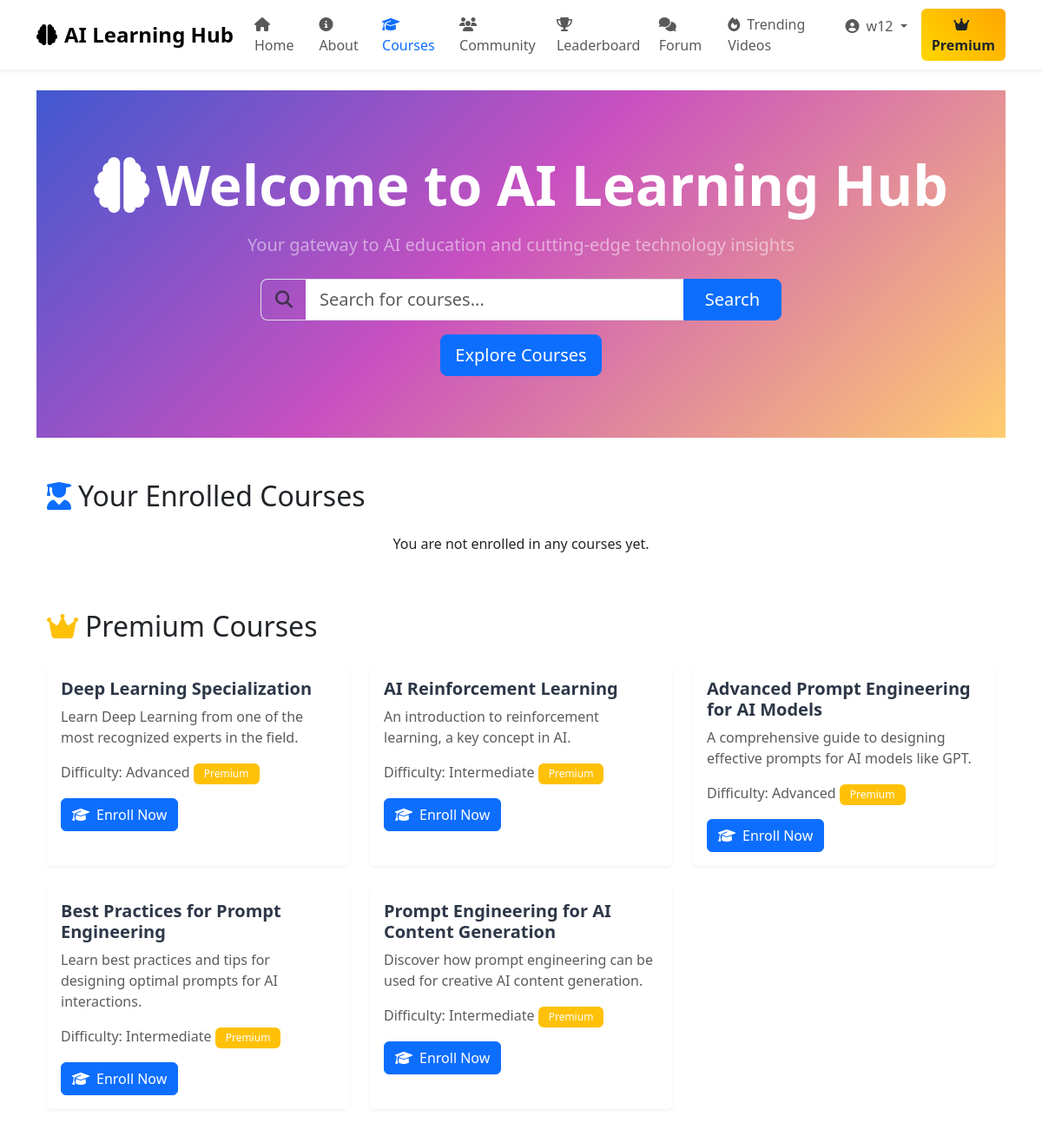
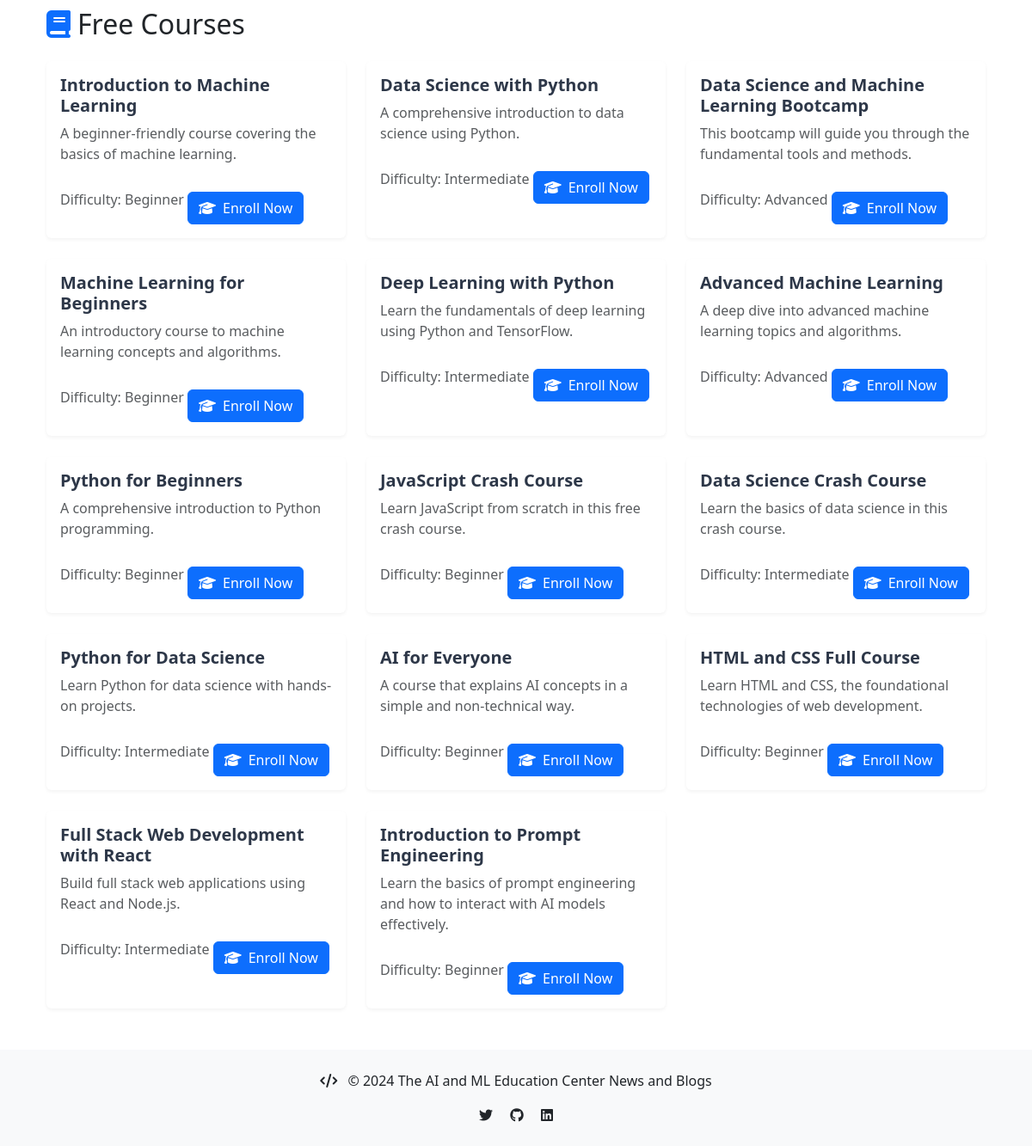
Page /courses/ (signed in) on the committed database (2 pictures, top to bottom).
### apps/models.py (models this page shows, shortened)
class Course(models.Model):
    title = models.CharField(max_length=200)
    description = models.TextField()
    video_url = models.URLField()
    difficulty = models.CharField(max_length=20, choices=[
        ('beginner', 'Beginner'),
        ('intermediate', 'Intermediate'),
        ('advanced', 'Advanced')
    ])
    is_premium = models.BooleanField(default=False)
    category = models.ForeignKey(Category, on_delete=models.CASCADE)
    slug = models.SlugField(null=True, blank=True)
    interests = models.ManyToManyField(
        Interest, related_name='courses', blank=True)  # New field

### apps/views.py (the view)
# urls.py: path('courses/', views.course_list, name='course_list'),
@login_required
def course_list(request):
    premium_courses = Course.objects.filter(is_premium=True)
    regular_courses = Course.objects.filter(is_premium=False)
    enrolled_courses = UserCourseEnrollment.objects.filter(
        user=request.user).select_related('course')
    return render(request, 'course_list.html', {
        'premium_courses': premium_courses,
        'regular_courses': regular_courses,
        'enrolled_courses': enrolled_courses,
    })

### apps/models.py (called while the page is built)
    def has_premium_access(self):
        return self.subscription_status

### apps/templates/course_list.html (shortened to what this page needs)
{% extends 'base.html' %}
{% block content %}
<div class="hero-section position-relative overflow-hidden py-5 mb-5">
    <div class="container position-relative z-index-1 text-center">
        <h1 class="display-3 fw-bold text-white mb-3">
            <i class="fas fa-brain me-2"></i>Welcome to AI Learning Hub
        </h1>
        <p class="lead text-white-50 mb-4">Your gateway to AI education and cutting-edge technology insights</p>
        <form method="GET" action="{% url 'blog:course_search' %}" class="search-form">
            <div class="input-group input-group-lg">
                <span class="input-group-text bg-transparent border-end-0">
                    <i class="fas fa-search text-muted"></i>
                </span>
                <input type="text" name="q" class="form-control border-start-0"
                       placeholder="Search for courses..." required>
                <button class="btn btn-primary px-4" type="submit">
                    Search
                </button>
            </div>
        </form>
        <a href="{% url 'blog:course_list' %}" class="btn btn-primary btn-lg mt-3">Explore Courses</a>
    </div>
</div>
<div class="container mb-5">
    <h2 class="mb-4">
        <i class="fas fa-user-graduate text-primary me-2"></i>Your Enrolled Courses
    </h2>
    <div class="row g-4">
        {% for enrollment in enrolled_courses %}
            <div class="col-md-6 col-lg-4">
                <div class="card h-100 course-card">
                    <div class="card-body">
                        <h5 class="card-title">{{ enrollment.course.title }}</h5>
                        <p class="card-text text-muted">{{ enrollment.course.description|truncatewords:20 }}</p>
                        <span class="text-muted">Difficulty: {{ enrollment.course.get_difficulty_display }}</span>
                        <a href="{% url 'blog:course_detail' enrollment.course.slug %}" class="btn btn-primary mt-3">
                            <i class="fas fa-graduation-cap me-2"></i>Continue
                        </a>
                    </div>
                </div>
            </div>
        {% empty %}
            <div class="col-12">
                <p class="text-center">You are not enrolled in any courses yet.</p>
            </div>
        {% endfor %}
    </div>
</div>
<div class="container mb-5">
    <h2 class="mb-4">
        <i class="fas fa-crown text-warning me-2"></i>Premium Courses
    </h2>
    <div class="row g-4">
        {% for course in premium_courses %}
            <div class="col-md-6 col-lg-4">
                <div class="card h-100 course-card">
                    <div class="card-body">
                        <h5 class="card-title">{{ course.title }}</h5>
                        <p class="card-text text-muted">{{ course.description|truncatewords:20 }}</p>
                        <span class="text-muted">Difficulty: {{ course.get_difficulty_display }}</span>
                        <span class="badge bg-warning ml-2">Premium</span>
                        <a href="{% url 'blog:course_detail' course.slug %}" class="btn btn-primary mt-3">
                            <i class="fas fa-graduation-cap me-2"></i>Enroll Now
                        </a>
                    </div>
                </div>
            </div>
        {% empty %}
            <div class="col-12">
                <p class="text-center">No premium courses available at the moment.</p>
            </div>
        {% endfor %}
    </div>
</div>
<div class="container mb-5">
    <h2 class="mb-4">
        <i class="fas fa-book text-primary me-2"></i>Free Courses
    </h2>
    <div class="row g-4">
        {% for course in regular_courses %}
            <div class="col-md-6 col-lg-4">
                <div class="card h-100 course-card">
                    <div class="card-body">
                        <h5 class="card-title">{{ course.title }}</h5>
                        <p class="card-text text-muted">{{ course.description|truncatewords:20 }}</p>
                        <span class="text-muted">Difficulty: {{ course.get_difficulty_display }}</span>
                        <a href="{% url 'blog:course_detail' course.slug %}" class="btn btn-primary mt-3">
                            <i class="fas fa-graduation-cap me-2"></i>Enroll Now
                        </a>
                    </div>
                </div>
            </div>
        {% empty %}
            <div class="col-12">
                <p class="text-center">No free courses available at the moment.</p>
            </div>
        {% endfor %}
    </div>
</div>
{% endblock content %}

### apps/templates/base.html (shortened to what this page needs)
<!DOCTYPE html>
<html lang="en">
<head>
    <link href="https://cdn.jsdelivr.net/npm/bootstrap@5.3.0/dist/css/bootstrap.min.css" rel="stylesheet">
    <link href="https://cdnjs.cloudflare.com/ajax/libs/font-awesome/6.4.0/css/all.min.css" rel="stylesheet">
</head>
<body>
<nav class="navbar navbar-expand-lg navbar-light bg-white">
    <div class="container">
        <a class="navbar-brand" href="/">
            <i class="fas fa-brain me-2"></i>AI Learning Hub
        </a>
        <div class="collapse navbar-collapse" id="navbarNav">
            <ul class="navbar-nav me-auto mb-2 mb-lg-0">
                <li class="nav-item">
                    <a class="nav-link {% if request.path == '/' %}active{% endif %}" href="/">
                        <i class="fas fa-home me-1"></i> Home
                    </a>
                </li>
                <li class="nav-item">
                    <a class="nav-link {% if request.path == '/about/' %}active{% endif %}" href="/about/">
                        <i class="fas fa-info-circle me-1"></i> About
                    </a>
                </li>
                <li class="nav-item">
                    <a class="nav-link {% if request.path == '/courses/' %}active{% endif %}" href="/courses/">
                        <i class="fas fa-graduation-cap me-1"></i> Courses
                    </a>
                </li>
                <li class="nav-item">
                    <a class="nav-link {% if request.path == '/blog/' %}active{% endif %}" href="/blog/">
                        <i class="fas fa-users me-1"></i> Community
                    </a>
                </li>
                <li class="nav-item">
                    <a class="nav-link {% if request.path == '/leaderboard/' %}active{% endif %}" href="{% url 'blog:leaderboard' %}">
                        <i class="fas fa-trophy me-1"></i> Leaderboard
                    </a>
                </li>
                <li class="nav-item">
                    <a class="nav-link {% if request.path == '/forum/' %}active{% endif %}" href="{% url 'blog:forum_list' %}">
                        <i class="fas fa-comments me-1"></i> Forum
                    </a>
                </li>
                <li class="nav-item">
                    <a class="nav-link {% if request.path == '/trending-videos/' %}active{% endif %}" href="{% url 'blog:trending_videos' %}">
                        <i class="fas fa-fire me-1"></i> Trending Videos
                    </a>
                </li>
            </ul>
            <ul class="navbar-nav ms-auto">
                {% if user.is_authenticated %}
                    <li class="nav-item dropdown">
                        <a class="nav-link dropdown-toggle" href="#" id="navbarDropdown" role="button"
                           data-bs-toggle="dropdown" aria-expanded="false">
                            <i class="fas fa-user-circle me-1"></i> {{ user.username }}
                        </a>
                    </li>
                    {% if user.userprofile.has_premium_access %}
                        <li class="nav-item ms-lg-2 mt-2 mt-lg-0">
                            <span class="btn premium-badge">
                                <i class="fas fa-crown me-1"></i> Premium
                            </span>
                        </li>
                    {% else %}
                        <li class="nav-item ms-lg-2 mt-2 mt-lg-0">
                            <a href="{% url 'blog:upgrade_to_premium' %}" class="btn upgrade-btn text-white">
                                <i class="fas fa-star me-1"></i> Upgrade to Premium
                            </a>
                        </li>
                    {% endif %}
                {% else %}
                    <li class="nav-item mt-2 mt-lg-0">
                        <a href="{% url 'blog:register' %}" class="btn btn-primary">
                            <i class="fas fa-user-plus me-1"></i> Register
                        </a>
                    </li>
                {% endif %}
            </ul>
        </div>
    </div>
</nav>
<main class="container mt-4">
    {% block content %}{% endblock %}
</main>
<footer class="bg-light text-center p-4 mt-5">
    <div class="container">
        <div class="row">
            <div class="col-12">
                <p class="mb-0">
                    <i class="fas fa-code me-2"></i>
                    &copy; {% now "Y" %} The AI and ML Education Center News and Blogs
                </p>
                <div class="mt-3">
                    <a href="#" class="text-decoration-none text-dark mx-2">
                        <i class="fab fa-twitter"></i>
                    </a>
                    <a href="#" class="text-decoration-none text-dark mx-2">
                        <i class="fab fa-github"></i>
                    </a>
                    <a href="#" class="text-decoration-none text-dark mx-2">
                        <i class="fab fa-linkedin"></i>
                    </a>
                </div>
            </div>
        </div>
    </div>
</footer>
</body>
</html>

### apps/templates/base.html (style rules this page uses)
.navbar { box-shadow: 0 2px 4px rgba(0,0,0,.08); }
.navbar-brand { font-weight: 600; font-size: 1.5rem; }
.nav-link { font-weight: 500; transition: color 0.3s ease; }
.nav-link.active { color: #0d6efd !important; }
.premium-badge { background: linear-gradient(45deg, #FFD700, #FFA500); border: none; font-weight: 600; }

### apps/templates/course_list.html (style rules this page uses)
.hero-section { background: linear-gradient(135deg, #4158D0 0%, #C850C0 46%, #FFCC70 100%); min-height: 400px; display: flex; align-items: center; }
.search-form { max-width: 600px; margin: 0 auto; }
.course-card { transition: transform 0.3s ease, box-shadow 0.3s ease; border: none; box-shadow: 0 2px 4px rgba(0,0,0,.05); }
.card-title { color: #2d3748; font-weight: 600; }
.badge { padding: 0.5em 1em; font-weight: 500; }

### rows in the picture
Course: title "Deep Learning Specialization", description "Learn Deep Learning from one of the most recognized experts in the field.", difficulty "Advanced"
Course: title "AI Reinforcement Learning", description "An introduction to reinforcement learning, a key concept in AI.", difficulty "Intermediate"
Course: title "Advanced Prompt Engineering for AI Models", description "A comprehensive guide to designing effective prompts for AI models like GPT.", difficulty "Advanced"
Course: title "Best Practices for Prompt Engineering", description "Learn best practices and tips for designing optimal prompts for AI interactions.", difficulty "Intermediate"
Course: title "Prompt Engineering for AI Content Generation", description "Discover how prompt engineering can be used for creative AI content generation.", difficulty "Intermediate"
Course: title "Introduction to Machine Learning", description "A beginner-friendly course covering the basics of machine learning.", difficulty "Beginner"
Course: title "Data Science with Python", description "A comprehensive introduction to data science using Python.", difficulty "Intermediate"
Course: title "Data Science and Machine Learning Bootcamp", description "This bootcamp will guide you through the fundamental tools and methods.", difficulty "Advanced"
Course: title "Machine Learning for Beginners", description "An introductory course to machine learning concepts and algorithms.", difficulty "Beginner"
Course: title "Deep Learning with Python", description "Learn the fundamentals of deep learning using Python and TensorFlow.", difficulty "Intermediate"
Course: title "Advanced Machine Learning", description "A deep dive into advanced machine learning topics and algorithms.", difficulty "Advanced"
Course: title "Python for Beginners", description "A comprehensive introduction to Python programming.", difficulty "Beginner"
Course: title "JavaScript Crash Course", description "Learn JavaScript from scratch in this free crash course.", difficulty "Beginner"
Course: title "Data Science Crash Course", description "Learn the basics of data science in this crash course.", difficulty "Intermediate"
Course: title "Python for Data Science", description "Learn Python for data science with hands-on projects.", difficulty "Intermediate"
Course: title "AI for Everyone", description "A course that explains AI concepts in a simple and non-technical way.", difficulty "Beginner"
Course: title "HTML and CSS Full Course", description "Learn HTML and CSS, the foundational technologies of web development.", difficulty "Beginner"
Course: title "Full Stack Web Development with React", description "Build full stack web applications using React and Node.js.", difficulty "Intermediate"
Course: title "Introduction to Prompt Engineering", description "Learn the basics of prompt engineering and how to interact with AI models effectively.", difficulty "Beginner"

### other values in the picture
{{ user.username }} "w12"
